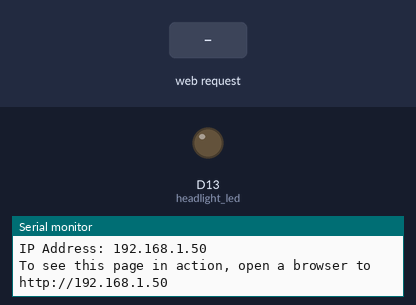
A sketch run on a simulated Arduino Nano RP2040 Connect. Shown: output pins drawn as LEDs (lit = HIGH), the last lines printed to the serial monitor. Inputs (shaded band) come from the test bench. WiFi joins after 1.5 s; servers stay silent unless stated.

Above: at 12.7 s.
12.8 s: HTTP request GET /HL1 received
At 13.1 s:
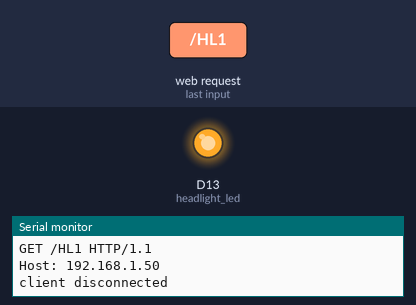
14.3 s: HTTP request GET /HL0 received
At 15.5 s:
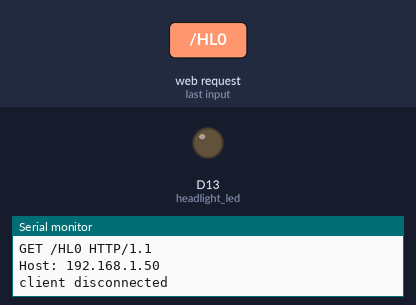
Timing chart, 0 to 17.3 s (numbered marks = the images above; inputs shaded):
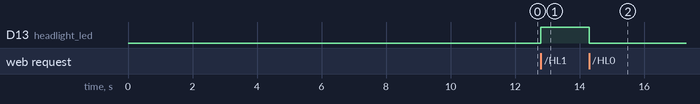

The sketch:

SEVEN.Arduino.ino
```cpp
/*
  SEVEN Arduino Project to receive commands.
 */

#include <SPI.h>
#include <WiFiNINA.h>
#include "arduino_secrets.h"
#include "arduino_commands.h"
#include "arduino_statusnames.h"

///////please enter your sensitive data in the Secret tab/arduino_secrets.h
char ssid[] = SECRET_SSID;  // your network SSID (name)
char pass[] = SECRET_PASS;  // your network password (use for WPA, or use as key for WEP)


int headlight_led = LED_BUILTIN;
int status = WL_IDLE_STATUS;
bool sendImage = false;
WiFiServer server(80);

void setup() {
  //Initialize serial and wait for port to open:
  Serial.begin(9600);
  while (!Serial) {
    ;  // wait for serial port to connect. Needed for native USB port only
  }

  pinMode(headlight_led, OUTPUT);  // set the LED pin mode
  // check for the WiFi module:
  if (WiFi.status() == WL_NO_MODULE) {
    Serial.println("Communication with WiFi module failed!");
    // don't continue
    while (true)
      ;
  }

  // attempt to connect to WiFi network:
  while (status != WL_CONNECTED) {
    Serial.print("Attempting to connect to SSID: ");
    Serial.println(ssid);
    // Connect to WPA/WPA2 network. Change this line if using open or WEP network:
    status = WiFi.begin(ssid, pass);

    // wait 10 seconds for connection:
    delay(10000);
  }
  server.begin();
  // you're connected now, so print out the status:
  printWiFiStatus();
}

void loop() {
  // compare the previous status to the current status
  if (status != WiFi.status()) {
    // it has changed update the variable
    status = WiFi.status();

    if (status == WL_AP_CONNECTED) {
      // a device has connected to the AP
      Serial.println("Device connected to AP");
    } else {
      // a device has disconnected from the AP, and we are back in listening mode
      Serial.println("Device disconnected from AP");
    }
  }

  WiFiClient client = server.available();  // listen for incoming clients

  if (client) {                    // if you get a client,
    Serial.println("new client");  // print a message out the serial port
    String currentLine = "";       // make a String to hold incoming data from the client
    while (client.connected()) {   // loop while the client's connected
      delayMicroseconds(10);       // This is required for the Arduino Nano RP2040 Connect - otherwise it will loop so fast that SPI will never be served.
      if (client.available()) {    // if there's bytes to read from the client,
        char c = client.read();    // read a byte, then
        Serial.write(c);           // print it out to the serial monitor
        if (c == '\n') {           // if the byte is a newline character

          // if the current line is blank, you got two newline characters in a row.
          // that's the end of the client HTTP request, so send a response:
          if (currentLine.length() == 0) {
            // HTTP headers always start with a response code (e.g. HTTP/1.1 200 OK)
            // and a content-type so the client knows what's coming, then a blank line:
            client.println("HTTP/1.1 200 OK");
            client.println("Content-Type: application/json");
            client.println("Access-Control-Allow-Origin: *");
            client.println();
            String json = getStatus();
            client.println(json);
            // The HTTP response ends with another blank line:
            client.println();
            // break out of the while loop:
            break;
          } else {  // if you got a newline, then clear currentLine:
            currentLine = "";
          }
        } else if (c != '\r') {  // if you got anything else but a carriage return character,
          currentLine += c;      // add it to the end of the currentLine
        }
        // Check to see if the client request was "GET /HL0" or "GET /HL1":
        if (currentLine.endsWith(COMMAND_HEADLIGHTS_ON)) {
          digitalWrite(headlight_led, HIGH);
        }
        if (currentLine.endsWith(COMMAND_HEADLIGHTS_OFF)) {
          digitalWrite(headlight_led, LOW);
        }
        if (currentLine.endsWith(COMMAND_CAMERA_TAKEFOTO)) {
          takeFoto();
        }
      }
    }
    // close the connection:
    client.stop();
    Serial.println("client disconnected");
  }
}

void takeFoto() {
  sendImage = true;
}

String getStatus() {
  ///STATUS_HEADLIGHTS
  String headlightStatus = getSwitchStatuses(STATUS_HEADLIGHTS, getBoolString(digitalRead(headlight_led)));

  String imageJson = "";
  if (sendImage) {
    String image = "    _(  )_( )_	\n   (_   _    _)\n  / /(_) (__)	\n / / / / / /	\n/ / / / / /	\n";
    imageJson = ", ImageData:\"" + image + "\"";
    sendImage = false;
  }

  return "{\"Id\":\"Matze1\",SwitchStatuses:[" + headlightStatus + "]" + imageJson + "}";
}

String getSwitchStatuses(String name, String status) {
  return "{\"Name\":\"" + name + "\", \"Status\":\"" + status + "\"}";
}

String getBoolString(bool value) {
  if (value) {
    return "true";
  }
  return "false";
}

void printWiFiStatus() {
  // print the SSID of the network you're attached to:
  Serial.print("SSID: ");
  Serial.println(WiFi.SSID());

  // print your WiFi shield's IP address:
  IPAddress ip = WiFi.localIP();
  Serial.print("IP Address: ");
  Serial.println(ip);

  // print where to go in a browser:
  Serial.print("To see this page in action, open a browser to http://");
  Serial.println(ip);
}
```

arduino_commands.h
```cpp
#define HEADLIGHTS_OUTPUT = 13
#define COMMAND_HEADLIGHTS_ON "GET /HL1"
#define COMMAND_HEADLIGHTS_OFF "GET /HL0"
#define COMMAND_CAMERA_TAKEFOTO "GET /CTF"
#define COMMAND_CAMERA_MOVE_LEFT "GET /CML"
#define COMMAND_CAMERA_MOVE_REIGHT "GET /CMR"
```

arduino_secrets.h
```cpp
// Both SSID and password must be 8 characters or longer
#define SECRET_SSID ""
#define SECRET_PASS ""
```

arduino_statusnames.h
```cpp
#define STATUS_HEADLIGHTS "Headlights"
```

Measured:
- after the input at 12.8 s, D13 (headlight_led): LOW → HIGH at once
- after the input at 14.3 s, D13 (headlight_led): HIGH → LOW at once
